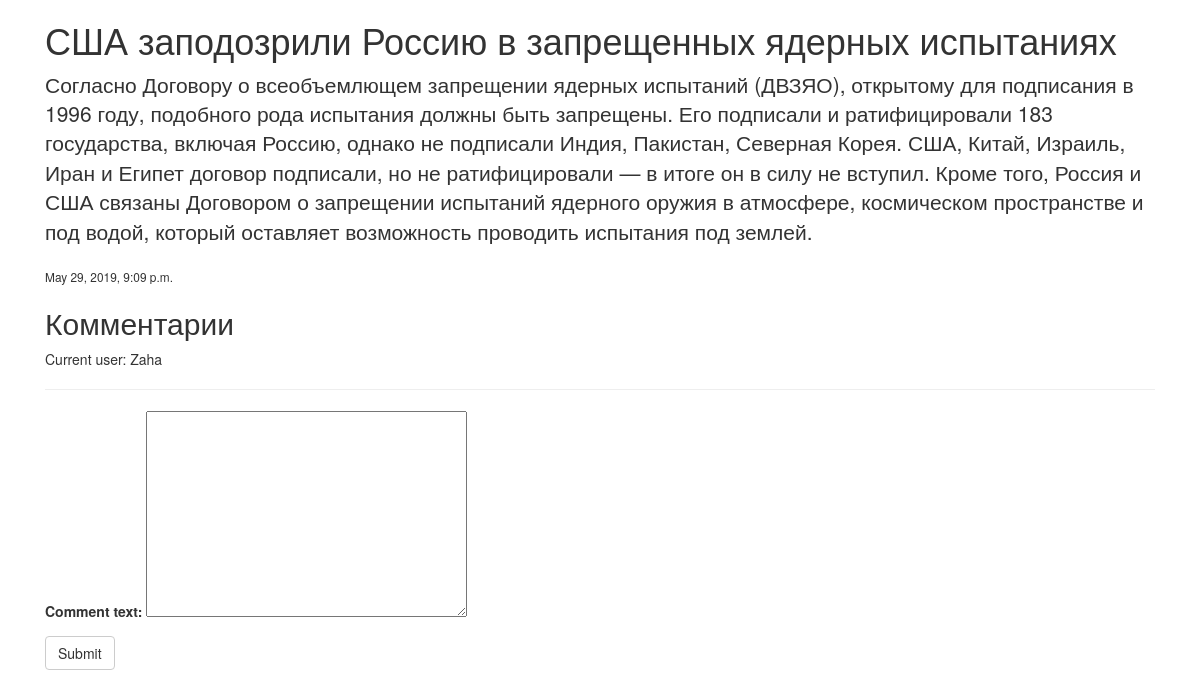
Page /post/Sony/ (signed in) on the committed database.
### blogapp/models.py (models this page shows, shortened)
class Post(models.Model):
    title = models.CharField(max_length=120)
    content = models.TextField()
    slug = models.SlugField()
    timestamp = models.DateTimeField(auto_now_add=True, auto_now=False)

### blogapp/views.py (the view)
# urls.py: url(r'post/(?P<slug>[-\w]+)/$', post_detail, name='post_detail')
def post_detail(request, slug):
	post = Post.objects.get(slug=slug)
	form = CommentForm(request.POST or None)
	comments = Comment.objects.filter(post=post)
	return render(request, 'post_detail.html', {
		'post': post,
		'form': form,
		'comments': comments
	})

### blogapp/forms.py
class CommentForm(forms.ModelForm):
	class Meta:
		model = Comment
		fields = [
			'comment_text'
		]

### blogapp/templates/post_detail.html (shortened to what this page needs)
{% extends 'base.html' %}
{% block content %}
<div class='col-sm-12'>
<h1>{{ post.title }}</h1>
<p class='lead'>{{ post.content }}</p>
<small>{{ post.timestamp }}</small>
<h2>Комментарии</h2>
Current user: {{ request.user.username }}
<hr>
<div class='col-sm-12' id='comments'>
</div>
<form action='' id='comments_form' method='POST'>
{{ form.as_p }}
<input type='submit' class='btn btn-default' value='Submit'>
</form>
</div>
{% endblock content %}

### rows in the picture
Post: title "США заподозрили Россию в запрещенных ядерных испытаниях", content "Согласно Договору о всеобъемлющем запрещении ядерных испытаний (ДВЗЯО), открытому для подписания в 1996 году, подобного рода испытания должны быть запрещены. Его подписали и ратифицировали 183 государства, включая Россию, однако не подписали Индия, Пакистан, Северная Корея. США, Китай, Израиль, Иран и Египет договор подписали, но не ратифицировали — в итоге он в силу не вступил. Кроме того, Россия и США связаны Договором о запрещении испытаний ядерного оружия в атмосфере, космическом пространстве и под водой, который оставляет возможность проводить испытания под землей.", timestamp "May 29, 2019, 9:09 p.m."

### other values in the picture
{{ request.user.username }} "Zaha"
